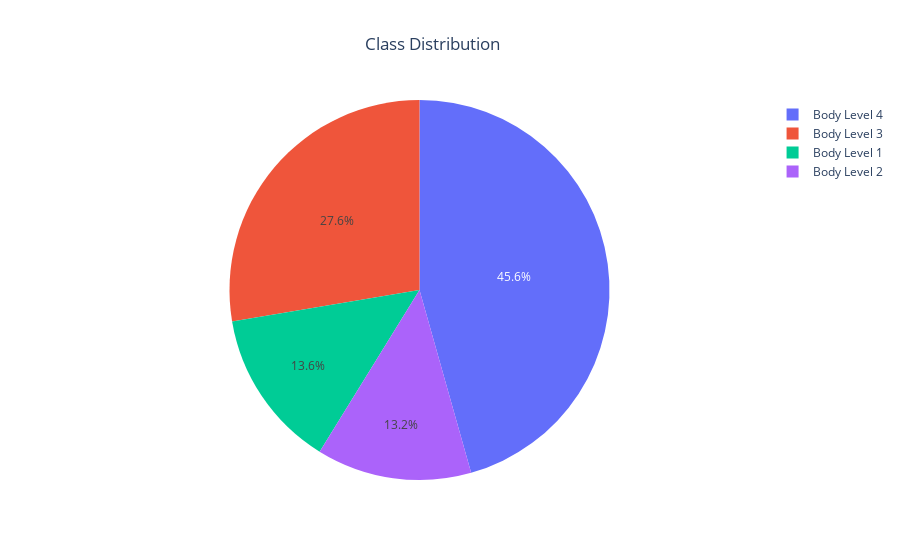

Here is the notebook cell this chart was saved with:
### Code cell
countPlot(y = df['Body_Level'], title = 'Countplot of Classes', height = df['Body_Level'].nunique())
piePlot(data = df['Body_Level'], value = 'Percentage', name = 'Class', title = 'Class Distribution')

### Figure 1 — Plotly figure (JSON) as saved in the notebook; plotly's stock layout.template omitted (floating-point values rounded to 4 significant figures)
{"data": [{"domain": {"x": [0, 1], "y": [0, 1]}, "hovertemplate": "Class=%{label}<br>Percentage=%{value}<extra></extra>", "labels": ["Body Level 4", "Body Level 3", "Body Level 1", "Body Level 2"], "legendgroup": "", "name": "", "showlegend": true, "type": "pie", "values": [45.62, 27.64, 13.55, 13.19]}], "layout": {"legend": {"tracegroupgap": 0}, "title": {"text": "Class Distribution", "x": 0.48}}}
